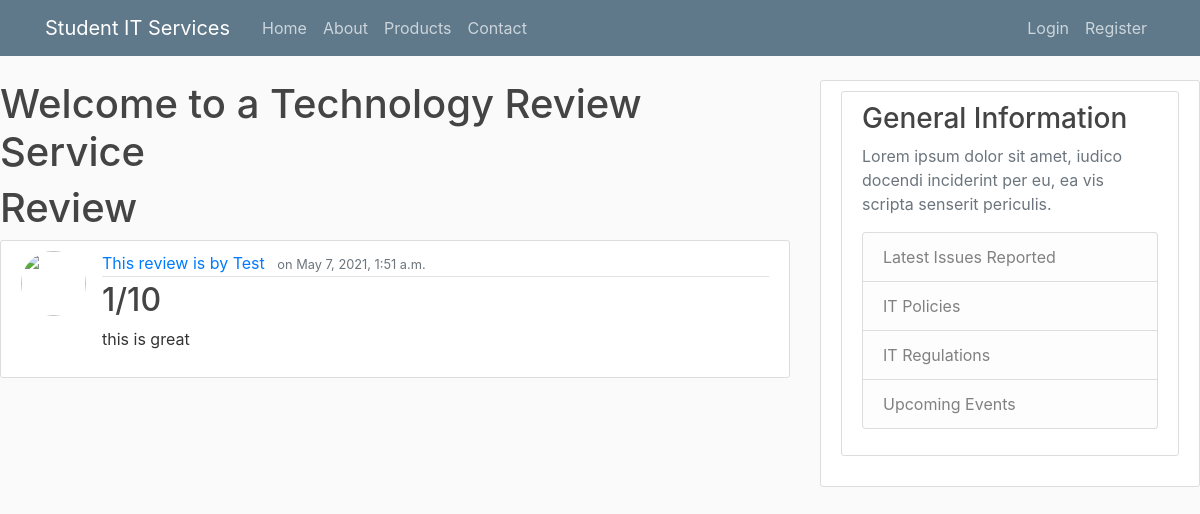
Page /review/25 on the committed database.
### reviewproduct/models.py (models this page shows, shortened)
class Review(models.Model):
    author=models.ForeignKey(User, on_delete=models.CASCADE)
    product=models.ForeignKey(Product,null=True, on_delete=models.CASCADE)
    product_rating=models.IntegerField(choices=list(zip(range(1,11), range(1,11))))
    review_text=models.TextField()
    Date_review=models.DateTimeField(default=timezone.now)

### reviewproduct/views.py (the view)
# urls.py: path('review/<int:pk>', PostDetailView.as_view(), name='review-review_text'),
class PostDetailView(DetailView):
        model = Review

### reviewproduct/templates/reviewproduct/review_detail.html (shortened to what this page needs)
{% extends "reviewproduct/base.html" %}
{% block content %}
<html>
    <head>
    </head>
    <body>
        <h1>Welcome to a Technology Review Service</h1>
    </body>
    <h1>Review</h1>
    <article class="media content-section">
      <img class = "rounded-circle article-img" src="{{review.author.Profile.profile_picture}}"/>
      <div class="media-body">
        <div class="article-metadata">
          <a class="mr-2" href="">This review is by {{object.author}}</a>
          <small class="text-muted">on {{object.Date_review}}</small>
        </div>
        <h2><a class="article-title">{{object.product_rating}}/10</a></h2>
        <p class="article-content">{{object.review_text }}</p>
      </div>
    </article>
{% endblock content %}

### reviewproduct/static/css/styles.css (style rules this page uses)
body { background: #fafafa; color: #333333; margin-top: 5rem; }
h1, h2, h3, h4, h5, h6 { color: #444444; }
.content-section { background: #ffffff; padding: 10px 20px; border: 1px solid #dddddd; border-radius: 3px; margin-bottom: 20px; }
.article-title { color: #444444; }
.article-content { white-space: pre-line; }
.article-img { height: 65px; width: 65px; margin-right: 16px; }
.article-metadata { padding-bottom: 1px; margin-bottom: 4px; border-bottom: 1px solid #e3e3e3 }

### rows in the picture
Review: author "Test", Date_review "May 7, 2021, 1:51 a.m.", product_rating "1", review_text "this is great"
